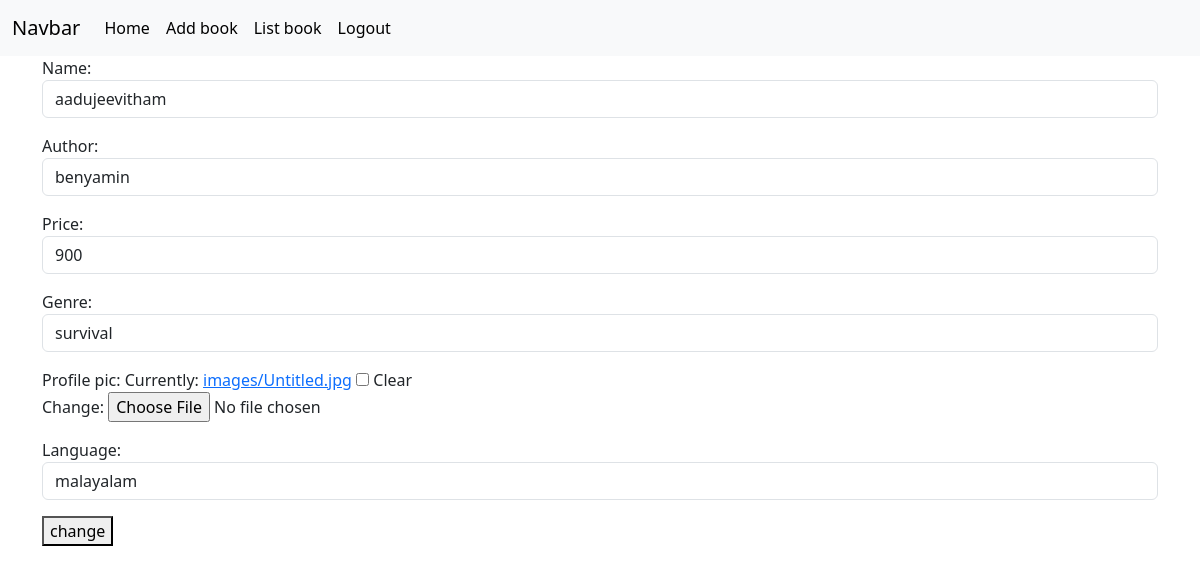
The app's page /book/3/change (signed in) with its own data.
### book/models.py (models this page shows, shortened)
class Books(models.Model):
    name=models.CharField(max_length=200)
    author=models.CharField(max_length=200)
    price=models.PositiveIntegerField()
    genre=models.CharField(max_length=200)
    profile_pic=models.ImageField(upload_to="images",null=True,blank=True)
    language=models.CharField(max_length=200,null=True)

### book/views.py (the view, shortened to what this page needs)
# urls.py: path('book/<int:pk>/change',views.BooksUpdateView.as_view(),name="book-edit"),
@method_decorator(signin_required,name="dispatch")
class BooksUpdateView(View):
    def get(self,request,*args,**kwargs):
        id=kwargs.get("pk")
        obj=Books.objects.get(id=id)
        form=BooksModelForm(instance=obj)
        return render(request,"book_edit.html",{"form":form})

### book/forms.py
class BooksModelForm(forms.ModelForm):
    class Meta:
        model=Books
        fields="__all__"
        widgets={
            "name":forms.TextInput(attrs={"class":"form-control"}),
            "author":forms.TextInput(attrs={"class":"form-control"}),
            "price":forms.NumberInput(attrs={"class":"form-control"}),
            "genre":forms.TextInput(attrs={"class":"form-control"}),
            "language":forms.TextInput(attrs={"class":"form-control"}),
        }

### book/views.py (called while the page is built)
def signin_required(fn):
    def wrapper(request,*args,**kwargs):
        if not request.user.is_authenticated:
            messages.error(request,"invalid session")
            return redirect("signin")
        else:
            return fn(request,*args,**kwargs)
    return wrapper

### book/templates/book_edit.html (shortened to what this page needs)
{%extends 'base.html'%}
{%block body_block%}
<div class="container">
    <form action="" method="post" enctype="multipart/form-data">
        {{form.as_p}}
        <button type="submit">change</button>
    </form>
</div>
{%endblock%}

### book/static/css/style.css (style rules this page uses)
.port { height: 100vh; }
body { background-image: url("https://i.pinimg.com/564x/18/db/e1/18dbe1269281a46f9064eb5efae42dbc.jpg"); }

### records on screen
Books: name "aadujeevitham", author "benyamin", price "900", genre "survival", language "malayalam"
